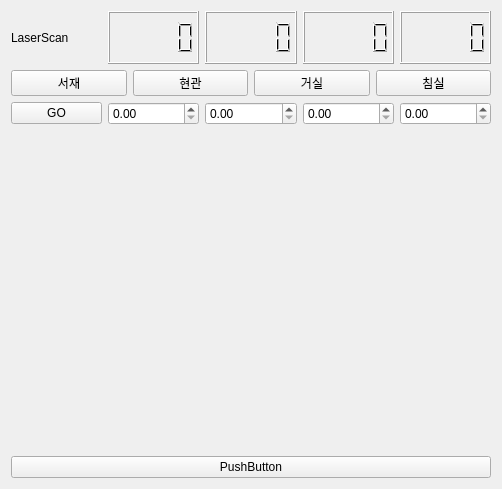
<?xml version="1.0" encoding="UTF-8"?>
<ui version="4.0">
 <class>Tab2RosControl</class>
 <widget class="QWidget" name="Tab2RosControl">
  <property name="geometry">
   <rect>
    <x>0</x>
    <y>0</y>
    <width>502</width>
    <height>489</height>
   </rect>
  </property>
  <property name="windowTitle">
   <string>Form</string>
  </property>
  <layout class="QVBoxLayout" name="verticalLayout_2">
   <item>
    <layout class="QVBoxLayout" name="verticalLayout" stretch="1,1,1,6,1">
     <item>
      <layout class="QHBoxLayout" name="horizontalLayout">
       <item>
        <widget class="QLabel" name="label">
         <property name="text">
          <string>LaserScan</string>
         </property>
        </widget>
       </item>
       <item>
        <widget class="QLCDNumber" name="lcdNumber1">
         <property name="digitCount">
          <number>5</number>
         </property>
         <property name="value" stdset="0">
          <double>0.000000000000000</double>
         </property>
        </widget>
       </item>
       <item>
        <widget class="QLCDNumber" name="lcdNumber2">
         <property name="digitCount">
          <number>5</number>
         </property>
         <property name="value" stdset="0">
          <double>0.000000000000000</double>
         </property>
        </widget>
       </item>
       <item>
        <widget class="QLCDNumber" name="lcdNumber3">
         <property name="digitCount">
          <number>5</number>
         </property>
         <property name="value" stdset="0">
          <double>0.000000000000000</double>
         </property>
        </widget>
       </item>
       <item>
        <widget class="QLCDNumber" name="lcdNumber4">
         <property name="digitCount">
          <number>5</number>
         </property>
         <property name="value" stdset="0">
          <double>0.000000000000000</double>
         </property>
        </widget>
       </item>
      </layout>
     </item>
     <item>
      <layout class="QHBoxLayout" name="horizontalLayout_3">
       <item>
        <widget class="QPushButton" name="pPBStudy">
         <property name="text">
          <string>서재</string>
         </property>
        </widget>
       </item>
       <item>
        <widget class="QPushButton" name="pPBFront">
         <property name="text">
          <string>현관</string>
         </property>
        </widget>
       </item>
       <item>
        <widget class="QPushButton" name="pPBLiving">
         <property name="text">
          <string>거실</string>
         </property>
        </widget>
       </item>
       <item>
        <widget class="QPushButton" name="pPBedroom">
         <property name="text">
          <string>침실</string>
         </property>
        </widget>
       </item>
      </layout>
     </item>
     <item>
      <layout class="QHBoxLayout" name="horizontalLayout_2">
       <item>
        <widget class="QPushButton" name="pushButtonGo">
         <property name="text">
          <string>GO</string>
         </property>
        </widget>
       </item>
       <item>
        <widget class="QDoubleSpinBox" name="doubleSpinBox1"/>
       </item>
       <item>
        <widget class="QDoubleSpinBox" name="doubleSpinBox2"/>
       </item>
       <item>
        <widget class="QDoubleSpinBox" name="doubleSpinBox3"/>
       </item>
       <item>
        <widget class="QDoubleSpinBox" name="doubleSpinBox4"/>
       </item>
      </layout>
     </item>
     <item>
      <layout class="QHBoxLayout" name="horizontalLayout_4">
       <item>
        <widget class="QLabel" name="pLcamView">
         <property name="text">
          <string/>
         </property>
        </widget>
       </item>
      </layout>
     </item>
     <item>
      <layout class="QHBoxLayout" name="horizontalLayout_5">
       <item>
        <widget class="QPushButton" name="sendBtn">
         <property name="text">
          <string>PushButton</string>
         </property>
        </widget>
       </item>
      </layout>
     </item>
    </layout>
   </item>
  </layout>
 </widget>
 <resources/>
 <connections/>
</ui>
